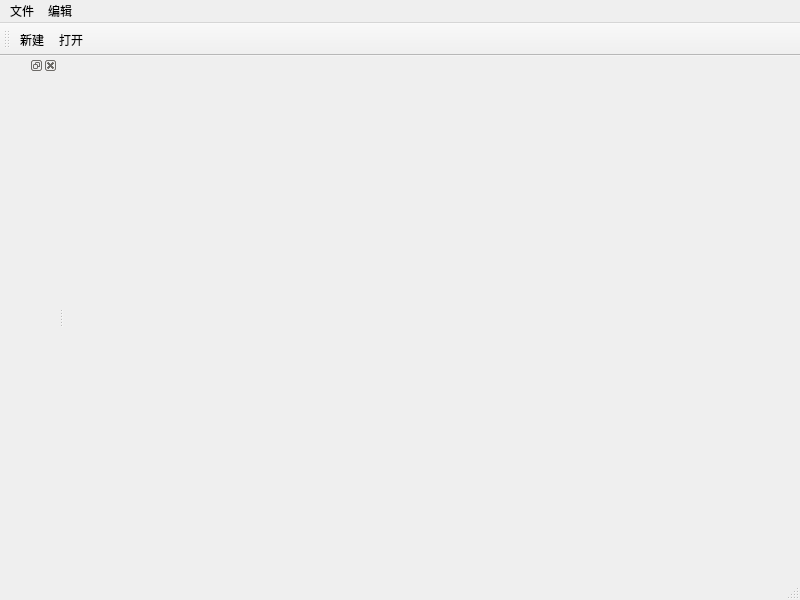
<?xml version="1.0" encoding="UTF-8"?>
<ui version="4.0">
 <class>MainWindow</class>
 <widget class="QMainWindow" name="MainWindow">
  <property name="geometry">
   <rect>
    <x>0</x>
    <y>0</y>
    <width>800</width>
    <height>600</height>
   </rect>
  </property>
  <property name="windowTitle">
   <string>MainWindow</string>
  </property>
  <widget class="QWidget" name="centralwidget"/>
  <widget class="QMenuBar" name="menubar">
   <property name="geometry">
    <rect>
     <x>0</x>
     <y>0</y>
     <width>800</width>
     <height>23</height>
    </rect>
   </property>
   <widget class="QMenu" name="menu">
    <property name="title">
     <string>文件</string>
    </property>
    <addaction name="actionnew"/>
    <addaction name="actionopen"/>
    <addaction name="separator"/>
   </widget>
   <widget class="QMenu" name="menu_2">
    <property name="title">
     <string>编辑</string>
    </property>
   </widget>
   <addaction name="menu"/>
   <addaction name="menu_2"/>
  </widget>
  <widget class="QStatusBar" name="statusbar"/>
  <widget class="QToolBar" name="toolBar">
   <property name="windowTitle">
    <string>toolBar</string>
   </property>
   <attribute name="toolBarArea">
    <enum>TopToolBarArea</enum>
   </attribute>
   <attribute name="toolBarBreak">
    <bool>false</bool>
   </attribute>
   <addaction name="actionnew"/>
   <addaction name="actionopen"/>
  </widget>
  <widget class="QDockWidget" name="dockWidget">
   <attribute name="dockWidgetArea">
    <number>1</number>
   </attribute>
   <widget class="QWidget" name="dockWidgetContents"/>
  </widget>
  <action name="actionnew">
   <property name="text">
    <string>新建</string>
   </property>
  </action>
  <action name="actionopen">
   <property name="text">
    <string>打开</string>
   </property>
  </action>
 </widget>
 <resources/>
 <connections/>
</ui>
